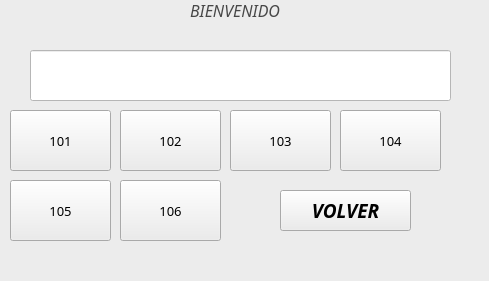
<?xml version="1.0" encoding="UTF-8"?>
<ui version="4.0">
 <class>MainWindow</class>
 <widget class="QMainWindow" name="MainWindow">
  <property name="geometry">
   <rect>
    <x>0</x>
    <y>0</y>
    <width>489</width>
    <height>281</height>
   </rect>
  </property>
  <property name="windowTitle">
   <string>MainWindow</string>
  </property>
  <property name="styleSheet">
   <string notr="true">background-color: rgb(236, 236, 236);</string>
  </property>
  <widget class="QWidget" name="centralwidget">
   <widget class="QPushButton" name="cuatro">
    <property name="geometry">
     <rect>
      <x>340</x>
      <y>110</y>
      <width>101</width>
      <height>61</height>
     </rect>
    </property>
    <property name="font">
     <font>
      <family>Lucida Fax</family>
      <pointsize>10</pointsize>
      <weight>50</weight>
      <italic>false</italic>
      <bold>false</bold>
     </font>
    </property>
    <property name="styleSheet">
     <string notr="true"/>
    </property>
    <property name="text">
     <string>104</string>
    </property>
   </widget>
   <widget class="QPushButton" name="dos">
    <property name="geometry">
     <rect>
      <x>120</x>
      <y>110</y>
      <width>101</width>
      <height>61</height>
     </rect>
    </property>
    <property name="font">
     <font>
      <family>Lucida Fax</family>
      <pointsize>10</pointsize>
      <weight>50</weight>
      <italic>false</italic>
      <bold>false</bold>
     </font>
    </property>
    <property name="styleSheet">
     <string notr="true"/>
    </property>
    <property name="text">
     <string>102</string>
    </property>
   </widget>
   <widget class="QPushButton" name="uno">
    <property name="geometry">
     <rect>
      <x>10</x>
      <y>110</y>
      <width>101</width>
      <height>61</height>
     </rect>
    </property>
    <property name="font">
     <font>
      <family>Lucida Fax</family>
      <pointsize>10</pointsize>
      <weight>50</weight>
      <italic>false</italic>
      <bold>false</bold>
     </font>
    </property>
    <property name="styleSheet">
     <string notr="true"/>
    </property>
    <property name="text">
     <string>101</string>
    </property>
   </widget>
   <widget class="QPushButton" name="cinco">
    <property name="geometry">
     <rect>
      <x>10</x>
      <y>180</y>
      <width>101</width>
      <height>61</height>
     </rect>
    </property>
    <property name="font">
     <font>
      <family>Lucida Fax</family>
      <pointsize>10</pointsize>
      <weight>50</weight>
      <italic>false</italic>
      <bold>false</bold>
     </font>
    </property>
    <property name="styleSheet">
     <string notr="true"/>
    </property>
    <property name="text">
     <string>105</string>
    </property>
   </widget>
   <widget class="QPushButton" name="tres">
    <property name="geometry">
     <rect>
      <x>230</x>
      <y>110</y>
      <width>101</width>
      <height>61</height>
     </rect>
    </property>
    <property name="font">
     <font>
      <family>Lucida Fax</family>
      <pointsize>10</pointsize>
      <weight>50</weight>
      <italic>false</italic>
      <bold>false</bold>
     </font>
    </property>
    <property name="styleSheet">
     <string notr="true"/>
    </property>
    <property name="text">
     <string>103</string>
    </property>
   </widget>
   <widget class="QLineEdit" name="linea">
    <property name="geometry">
     <rect>
      <x>30</x>
      <y>50</y>
      <width>421</width>
      <height>51</height>
     </rect>
    </property>
    <property name="styleSheet">
     <string notr="true">background-color: rgb(255, 255, 255);</string>
    </property>
   </widget>
   <widget class="QLabel" name="label_2">
    <property name="geometry">
     <rect>
      <x>190</x>
      <y>-10</y>
      <width>131</width>
      <height>41</height>
     </rect>
    </property>
    <property name="font">
     <font>
      <family>Monotype Corsiva</family>
      <pointsize>12</pointsize>
      <weight>50</weight>
      <italic>true</italic>
      <bold>false</bold>
     </font>
    </property>
    <property name="styleSheet">
     <string notr="true">background-color: rgb(236, 236, 236);
color: rgb(71, 71, 71);</string>
    </property>
    <property name="text">
     <string>BIENVENIDO</string>
    </property>
   </widget>
   <widget class="QPushButton" name="seis">
    <property name="geometry">
     <rect>
      <x>120</x>
      <y>180</y>
      <width>101</width>
      <height>61</height>
     </rect>
    </property>
    <property name="font">
     <font>
      <family>Lucida Fax</family>
      <pointsize>10</pointsize>
      <weight>50</weight>
      <italic>false</italic>
      <bold>false</bold>
     </font>
    </property>
    <property name="styleSheet">
     <string notr="true"/>
    </property>
    <property name="text">
     <string>106</string>
    </property>
   </widget>
   <widget class="QPushButton" name="volver">
    <property name="geometry">
     <rect>
      <x>280</x>
      <y>190</y>
      <width>131</width>
      <height>41</height>
     </rect>
    </property>
    <property name="font">
     <font>
      <family>Lucida Fax</family>
      <pointsize>14</pointsize>
      <weight>75</weight>
      <italic>true</italic>
      <bold>true</bold>
     </font>
    </property>
    <property name="styleSheet">
     <string notr="true"/>
    </property>
    <property name="text">
     <string>VOLVER</string>
    </property>
   </widget>
  </widget>
  <widget class="QMenuBar" name="menubar">
   <property name="geometry">
    <rect>
     <x>0</x>
     <y>0</y>
     <width>489</width>
     <height>21</height>
    </rect>
   </property>
  </widget>
  <widget class="QStatusBar" name="statusbar"/>
 </widget>
 <resources/>
 <connections/>
</ui>
